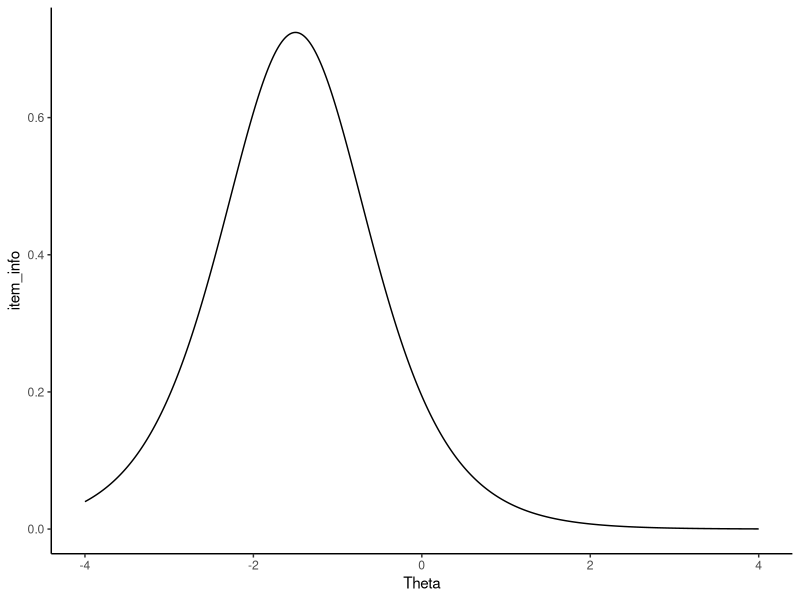
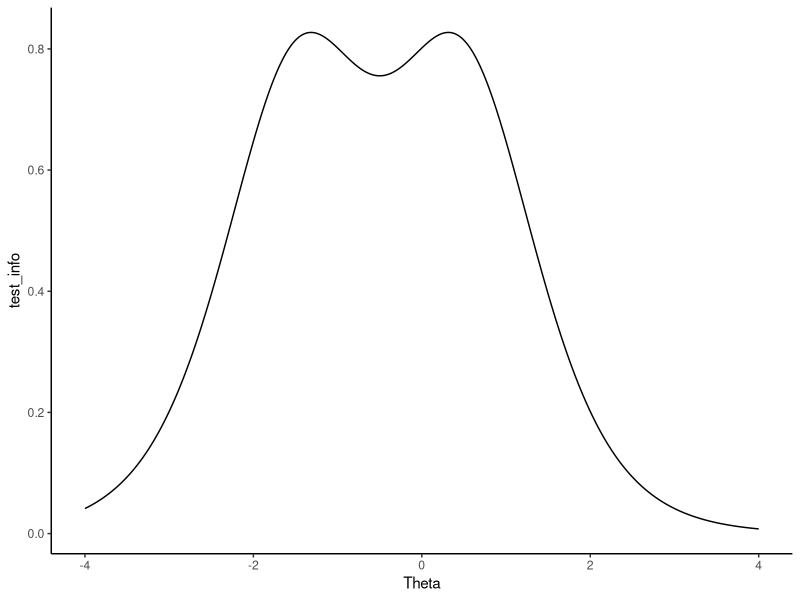

Here is the R script that generated these plots, in order: (Note: this script raises an error after producing the figures.)
## ---- chunk 1

# difficulty parameter for an item is -1.5
b <- -1.5

# discrimination parameter
a <- 1

# guessing parameter
c <- 0

# Create item information function
i_info <- function(b, a=1,c=0, D=T, θ=seq(-4,4,length.out=1000)){

if(D == T) {D <- 1.702} else {D <- 1}
 
P <- NULL 
Q <- NULL
Ii <- NULL

for(i in 1:1000){
  P[i] <- 1/(1+ exp (-D*a*(θ[i] - b)))
  Q[i]= 1-P[i]
  Ii[i] =(D^2*a*Q[i]*(P[i]-c)^2)/(P[i]*((1-c)^2)) # (3PL)
   }
return(Ii)
}

# Get a single item information  based on a rasch model
itemInfo<- i_info(b = b, a = 1,c=0, θ=seq(-4,4,length.out=1000))

itemInfo[1:5]
## ---- chunk 2
require(ggplot2)

# Given that the difficulty parameter for two items are -1.5, 0.5
b <- c(-1.5,0.5)
a <- rep(1, length(b))
# Function to get all item information
item_info <- function(b,a=1){
item <- NULL
  for(i in 1:length(b)){
  item[[i]] <- i_info(b[i],a[i])
  }
return(item)
}

# Get all item information
c <- item_info(b,a)

# Inspect first 5 item information values for second item 
c[[2]][1:5]

# plot item info
Theta <- matrix(seq(-4,4, length.out=1000))
check=cbind.data.frame(Theta, item_info=c[[1]])
ggplot(check) + geom_line(aes(Theta, item_info)) + theme_classic()
## ---- chunk 3
# combind the item information column wise
d <- do.call('cbind',c)

# Then calculate the test information
test_info <- rowSums(d)
head(test_info)

# Test info
Theta <- matrix(seq(-4,4, length.out=1000))
check=cbind.data.frame(Theta, test_info)
ggplot(check) + geom_line(aes(Theta, test_info)) + theme_classic()
## ---- chunk 4
#get the standard error
se<- 1/(sqrt(test_info)) 

head(se)
## ---- chunk 5
require(ggplot2)
require(gtable)
require(grid)

tI<- cbind.data.frame(test_info,seq(-4,4,length.out=1000), se) #make sure they are the same length
colnames(tI) <- c("information", "xAxis","se")
p1 <- ggplot(tI, aes(x=xAxis, y=information, colour="black")) + geom_line()  + theme_bw() +
  scale_colour_identity(name="", guide="legend", labels=c("Information")) +
  theme(panel.grid.major = element_blank(), panel.grid.minor = element_blank(),
        panel.background = element_blank(), axis.line = element_blank(),
        axis.text=element_text(size=14),
        axis.title=element_text(size=14),
        legend.text=element_text(size=14),
        legend.title=element_text(size=14),
        plot.title = element_text(hjust = 0.5, size=16, face="bold"),
        legend.position="bottom") +
  labs(x="\nTheta", y = "Information\n") +
  scale_x_continuous(breaks=c(-6,-4,-2,0,2,4,6)) +ggtitle("Test Information Curve\n")


p2 <- ggplot(tI, aes(x=xAxis, y=se, colour="red"))  + geom_line(linetype = "dashed") + theme_bw() +
  scale_colour_identity(name="", guide="legend", labels=c("SE")) +
  theme(panel.grid.major = element_blank(), panel.grid.minor = element_blank(),
        panel.background = element_blank(), axis.line = element_blank(),
        axis.text=element_text(size=13),
        axis.title=element_text(size=13),
        axis.text.y = element_text(colour = "red"),
        legend.text=element_text(size=13),
        legend.title=element_text(size=13),
        legend.position="bottom")+
  scale_x_continuous(breaks=c(-6,-4,-2,0,2,4,6))



# extract gtable
g1 <- ggplot_gtable(ggplot_build(p1))
g2 <- ggplot_gtable(ggplot_build(p2))

# overlap the panel of 2nd plot on that of 1st plot
pp <- c(subset(g1$layout, name == "panel", se = t:r))
g <- gtable_add_grob(g1, g2$grobs[[which(g2$layout$name == "panel")]], pp$t,
                     pp$l, pp$b, pp$l)

# axis tweaks
ia <- which(g$layout$name == "ylab")
ia <- which(g2$layout$name == "axis-l")
ga <- g2$grobs[[ia]]
ax <- ga$children[[2]]
ax$widths <- rev(ax$widths)
ax$grobs <- rev(ax$grobs)
ax$grobs[[1]]$x <- ax$grobs[[1]]$x - unit(1, "npc") + unit(0.08, "cm")
g <- gtable_add_cols(g, g2$widths[g2$layout[ia, ]$l], length(g$widths) - 1)
g <- gtable_add_grob(g, ax, pp$t, length(g$widths) - 1, pp$b)

# extract legend
leg1 <- g1$grobs[[which(g1$layout$name == "guide-box")]]
leg2 <- g2$grobs[[which(g2$layout$name == "guide-box")]]

g$grobs[[which(g$layout$name == "guide-box")]] <-
  gtable:::cbind_gtable(leg1, leg2, "first")

# draw it
grid.draw(g)

## ---- chunk 6
#Test information to Reliability (2 step)
info <- 10
se <- 1/sqrt(10)
reliability <- 1-se^2

# Reliability to Test information (2 step)
reliability <- 0.9
se <- sqrt(1-reliability)
Information<- (1/se)^2

#Test information to Reliability (1 step)
info <- 10
reliability <- 1-1/info

# Reliability to Test information (1 step)
reliability <- 0.9
info <- 1/(1-reliability)

## ---- chunk 7
# range of info/reliability values
info <- seq(1,10, 0.01)
se <- 1/sqrt(info)
reliability <- 1-se^2
reli <- cbind.data.frame(info, se, reliability)

# plots
plot1 <- ggplot(reli, aes(x=reliability, y =se )) + geom_point(size=0.01) + theme_classic() +
  xlim(0,1.0) +
  geom_vline(aes(xintercept=0.9), colour = "green") + 
  geom_hline(aes(yintercept=0.32),colour = "green") +
  geom_vline(aes(xintercept=0.8), colour = "red") + 
  geom_hline(aes(yintercept=0.45),colour = "red") +
  geom_vline(aes(xintercept=0.7),colour = "blue") + 
  geom_hline(aes(yintercept=0.54), colour = "blue") +
  theme(text = element_text(size=14),
        axis.text.x=element_text(colour="black"),
        axis.text.y=element_text(colour="black"))

plot2 <- ggplot(reli, aes(x=reliability, y = info)) + geom_point(size=0.01) + 
  theme_classic() + xlim(0,1.0) +
  geom_vline(aes(xintercept=0.9), colour = "green") + 
  geom_hline(aes(yintercept=10),colour = "green") +
  geom_vline(aes(xintercept=0.8), colour = "red") + 
  geom_hline(aes(yintercept=5),colour = "red") +
  geom_vline(aes(xintercept=0.7),colour = "blue") + 
  geom_hline(aes(yintercept=3.33), colour = "blue") +
  theme(text = element_text(size=14),
        axis.text.x=element_text(colour="black"),
        axis.text.y=element_text(colour="black"))


require(ggpubr)
#combine plots together
plot3 <- ggarrange(plot1, plot2, 
          ncol = 2, nrow = 1)

annotate_figure(plot3,
                top = text_grob("Info/Reliability Plot",
                                color = "red", face = "bold",
                                size = 14))

